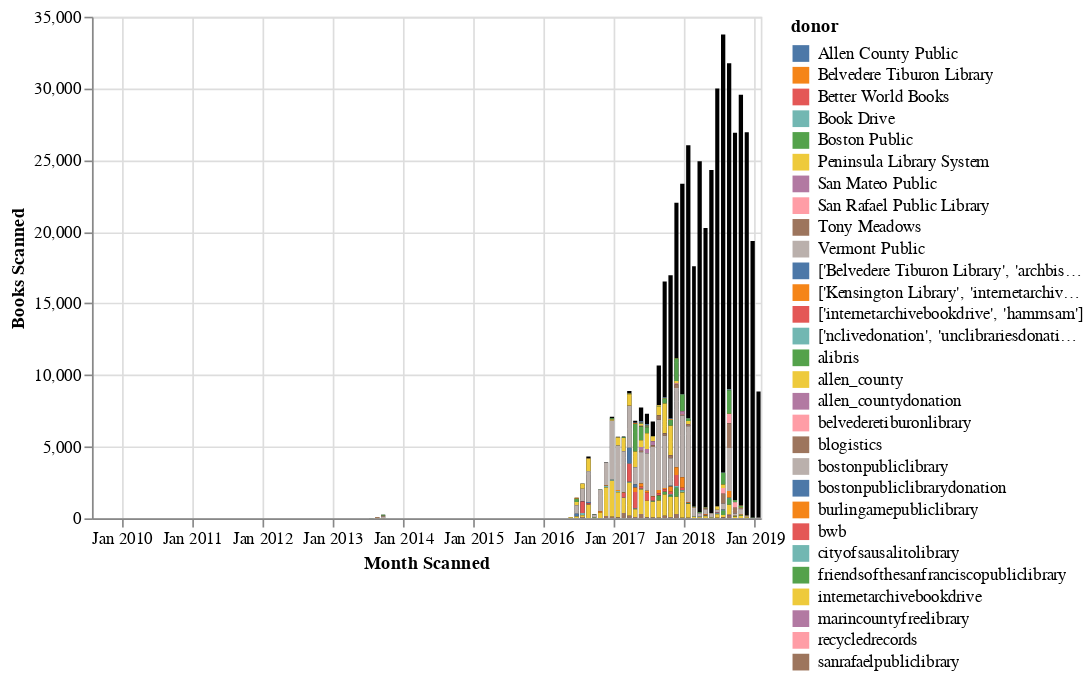

The code cell stored with this chart in its notebook:
### Code cell
hk_scans_per_donor.loc[hk_scans_per_donor['donor'] != 'unknown']

known_donors = alt.Chart(hk_scans_per_donor.loc[hk_scans_per_donor['donor'] != 'unknown'].astype('str')).mark_bar().encode(
    x=alt.X('yearmonth(month_year):T', axis=alt.Axis(title="Month Scanned")),
    y=alt.Y('scandate:Q', axis=alt.Axis(title="Books Scanned")),
    color= 'donor:N',
    tooltip = ['donor:N', 'month_year:T', 'scandate:Q']
).interactive()

total_donors = alt.Chart(hk_scans_per_donor.astype('str')).mark_bar(color='black').encode(
    x='yearmonth(month_year):T',
    y='scandate:Q',
).interactive()

total_donors + known_donors

### Figure 1 — Vega-Lite specification as saved in the notebook (floating-point values rounded to 4 significant figures; data arrays with more than 128 entries replaced by an {"elided": "..."} marker saying what was removed)
{"config": {"view": {"continuousWidth": 400, "continuousHeight": 300}}, "layer": [{"data": {"name": "data-bbaebc8f17ce5d7476511915f762382d"}, "mark": {"type": "bar", "color": "black"}, "encoding": {"x": {"field": "month_year", "timeUnit": "yearmonth", "type": "temporal"}, "y": {"field": "scandate", "type": "quantitative"}}, "selection": {"selector008": {"type": "interval", "bind": "scales", "encodings": ["x", "y"]}}}, {"data": {"name": "data-bae03f9afce272fedf4c811e85a5705d"}, "mark": "bar", "encoding": {"color": {"field": "donor", "type": "nominal"}, "tooltip": [{"field": "donor", "type": "nominal"}, {"field": "month_year", "type": "temporal"}, {"field": "scandate", "type": "quantitative"}], "x": {"axis": {"title": "Month Scanned"}, "field": "month_year", "timeUnit": "yearmonth", "type": "temporal"}, "y": {"axis": {"title": "Books Scanned"}, "field": "scandate", "type": "quantitative"}}, "selection": {"selector007": {"type": "interval", "bind": "scales", "encodings": ["x", "y"]}}}], "$schema": "https://vega.github.io/schema/vega-lite/v4.17.0.json", "datasets": {"data-bbaebc8f17ce5d7476511915f762382d": {"elided": "579 records"}, "data-bae03f9afce272fedf4c811e85a5705d": {"elided": "542 records"}}}
